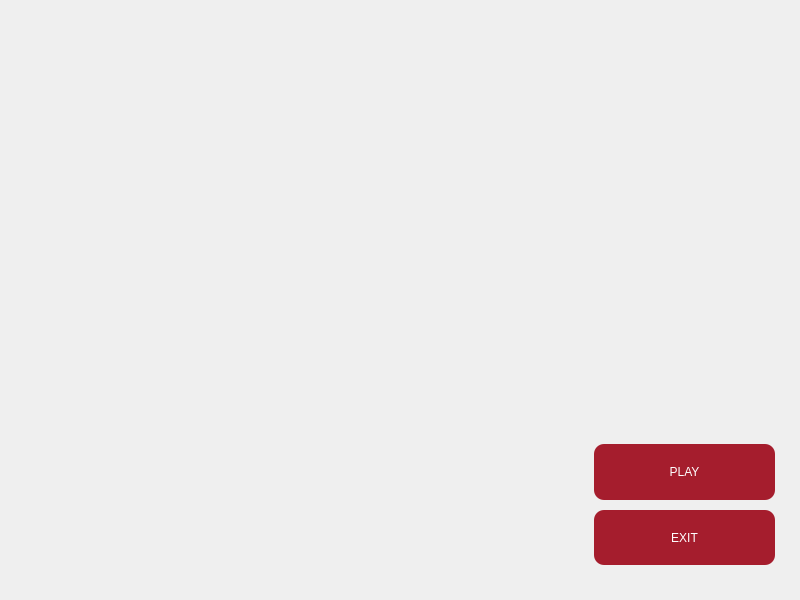
<?xml version="1.0" encoding="UTF-8"?>
<ui version="4.0">
 <class>page_main</class>
 <widget class="QWidget" name="page_main">
  <property name="geometry">
   <rect>
    <x>0</x>
    <y>0</y>
    <width>800</width>
    <height>600</height>
   </rect>
  </property>
  <property name="sizePolicy">
   <sizepolicy hsizetype="Expanding" vsizetype="Expanding">
    <horstretch>0</horstretch>
    <verstretch>0</verstretch>
   </sizepolicy>
  </property>
  <widget class="QWidget" name="layoutWidget">
   <property name="geometry">
    <rect>
     <x>579</x>
     <y>429</y>
     <width>211</width>
     <height>151</height>
    </rect>
   </property>
   <layout class="QVBoxLayout" name="verticalLayout">
    <property name="spacing">
     <number>0</number>
    </property>
    <property name="leftMargin">
     <number>10</number>
    </property>
    <property name="topMargin">
     <number>10</number>
    </property>
    <property name="rightMargin">
     <number>10</number>
    </property>
    <property name="bottomMargin">
     <number>10</number>
    </property>
    <item>
     <widget class="QPushButton" name="btnJugar">
      <property name="sizePolicy">
       <sizepolicy hsizetype="Expanding" vsizetype="Expanding">
        <horstretch>0</horstretch>
        <verstretch>0</verstretch>
       </sizepolicy>
      </property>
      <property name="styleSheet">
       <string notr="true">    color: white;
                                background-color: rgb(165, 29, 45);
                                padding: 10px;
                                border-radius: 10px;
                                margin: 5px;</string>
      </property>
      <property name="text">
       <string>PLAY</string>
      </property>
     </widget>
    </item>
    <item>
     <widget class="QPushButton" name="btnExit">
      <property name="sizePolicy">
       <sizepolicy hsizetype="Expanding" vsizetype="Expanding">
        <horstretch>0</horstretch>
        <verstretch>0</verstretch>
       </sizepolicy>
      </property>
      <property name="styleSheet">
       <string notr="true">    color: white;
                                background-color: rgb(165, 29, 45);
                                padding: 10px;
                                border-radius: 10px;
                                margin: 5px;</string>
      </property>
      <property name="text">
       <string>EXIT</string>
      </property>
     </widget>
    </item>
   </layout>
  </widget>
 </widget>
 <resources/>
 <connections/>
</ui>
